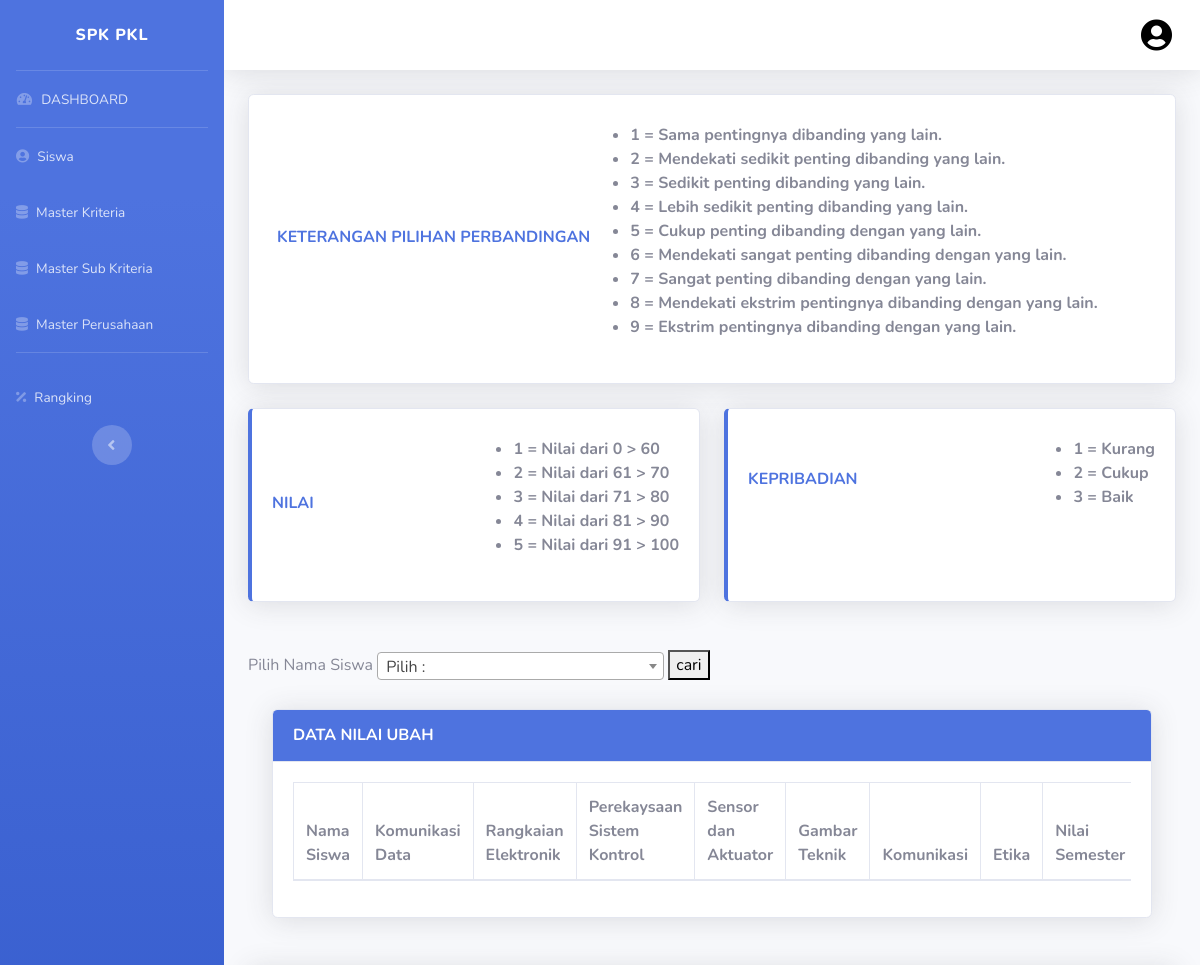
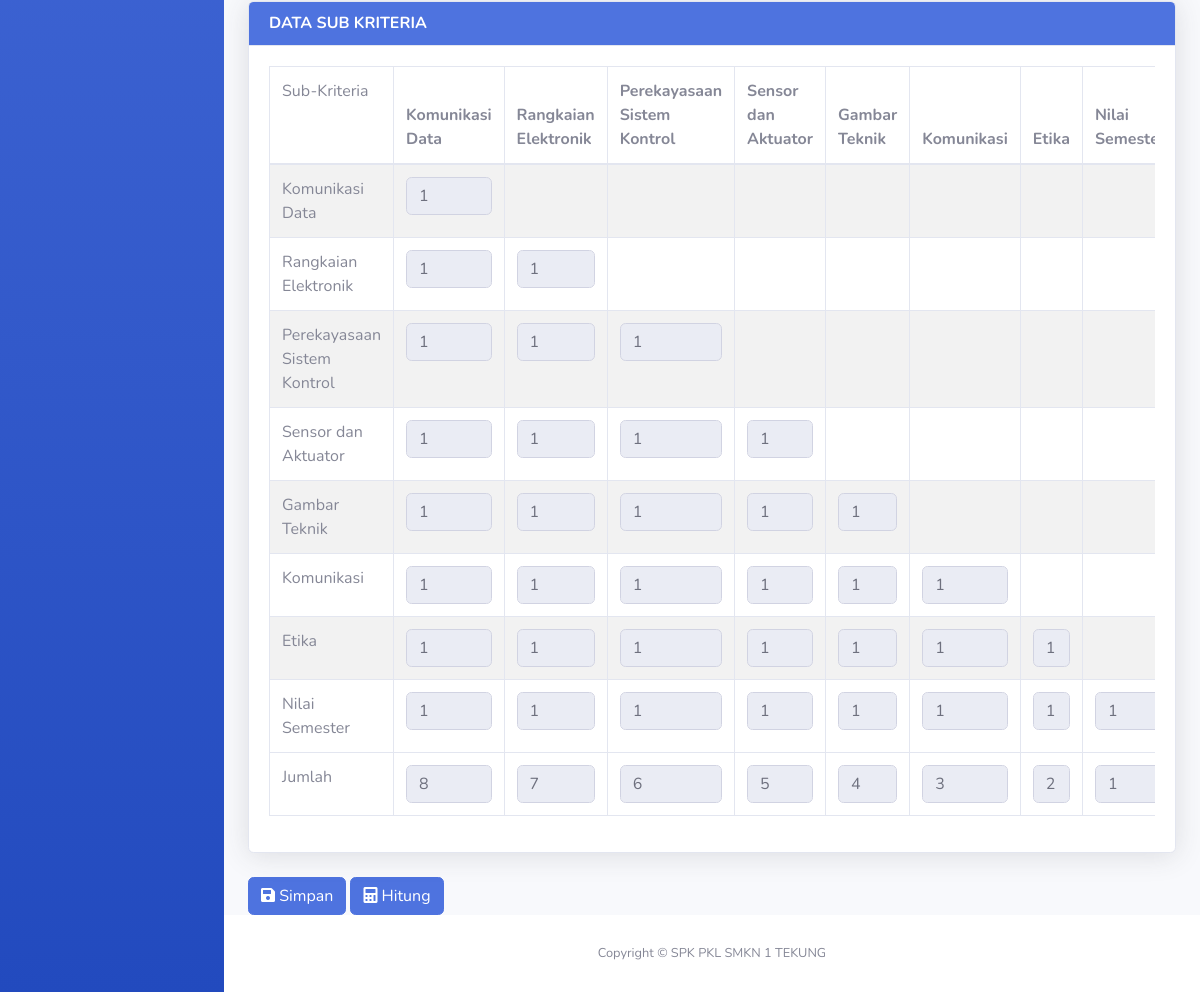
The app's page /index.php/admin/weight/SubCriteria with its own data (2 pictures, top to bottom).
### tables this page shows
CREATE TABLE `subcriteria` (
  `id` int(2) NOT NULL,
  `name` varchar(50) NOT NULL,
  `id_criteria` int(1) NOT NULL
);

### application/controllers/admin/Weight.php (called while the page is built, shortened)
<?php
class Weight extends CI_Controller
{
    public function __construct()
    {
        $this->load->model("M_User", "user");
        $this->load->model("M_Perusahaan", "company");
        $this->load->model("M_Subkriteria", "subcriteria");
        $this->load->model("M_Kriteria", "criteria");
        $this->load->model("M_ComparisonList", "cl");
        $this->load->model("M_Alternative", "alternative");
    }
    public function SubCriteria()
    {
        if (isset($_POST['id_siswa'])) {
            $id_siswa = $this->input->post('id_siswa');
            $data['siswa'] = $this->user->get_data($id_siswa);
        } else {
            $data['siswa'] = $this->user->get_data();
        }
        $data["content"] = "admin/subcriteria_weight";
        $data["th"] = $this->subcriteria->get_th();
        $data["tr"] = $this->subcriteria->get_th();
        $data["sum_row"] = $this->subcriteria->count_row();
        $data["cl"] = $this->cl->get_all();
        $this->load->view('partial/header', $data);
        $this->load->view('partial/sidebar', $data);
        $this->load->view('partial/navbar', $data);
        $this->load->view('admin/subcriteria_weight', $data);
        $this->load->view('partial/footer', $data);
        $this->load->view('partial/js', $data);
    }
}

### index.php (called while the page is built, shortened)
<?php
require_once BASEPATH.'core/CodeIgniter.php';

### application/models/M_Subkriteria.php (called while the page is built, shortened)
<?php
class M_Subkriteria extends CI_Model
{
    private $_table = 'subcriteria';
    public function get_th()
    {
        $this->db->select("id, name");
        $this->db->order_by("id ASC");
        return $this->db->get($this->_table)->result();
    }
}

### application/views/admin/subcriteria_weight.php (the view, shortened to what this page needs)
<div class="container-fluid">
    <div class="row">
        <div class="col-xl-12">
            <div class="card shadow h-100 py-2 px-2">
                <div class="card-body">
                    <div class="row no-gutters align-items-center">
                        <div class="text-md font-weight-bold text-primary text-uppercase mb-1">Keterangan Pilihan Perbandingan</div>
                        <ul>
                            <li><b>1 = Sama pentingnya dibanding yang lain.</b></li>
                            <li> <b>2 = Mendekati sedikit penting dibanding yang lain.</b></li>
                            <li><b>3 = Sedikit penting dibanding yang lain.</b></li>
                            <li><b>4 = Lebih sedikit penting dibanding yang lain.</b></li>
                            <li><b>5 = Cukup penting dibanding dengan yang lain.</b></li>
                            <li><b>6 = Mendekati sangat penting dibanding dengan yang lain.</b></li>
                            <li><b>7 = Sangat penting dibanding dengan yang lain.</b></li>
                            <li><b>8 = Mendekati ekstrim pentingnya dibanding dengan yang lain.</b></li>
                            <li><b>9 = Ekstrim pentingnya dibanding dengan yang lain.</b></li>
                        </ul>
                    </div>
                </div>
            </div>
        </div>
    </div>
    <div class="row">
        <div class="col-xl-6 col-md-6 mb-4 py-4">
            <div class="card border-left-primary shadow h-100 py-2">
                <div class="card-body">
                    <div class="row no-gutters align-items-center">
                        <div class="col mr-2">
                            <div class="text-md font-weight-bold text-primary text-uppercase mb-1">Nilai</div>
                        </div>
                        <ul>
                            <li><b>1 = Nilai dari 0 > 60</b></li>
                            <li><b>2 = Nilai dari 61 > 70</b></li>
                            <li><b>3 = Nilai dari 71 > 80</b></li>
                            <li><b>4 = Nilai dari 81 > 90</b></li>
                            <li><b>5 = Nilai dari 91 > 100</b></li>
                        </ul>
                    </div>
                </div>
            </div>
        </div>
        <div class="col-xl-6 col-md-6 mb-4 py-4">
            <div class="card border-left-primary shadow h-100 py-2">
                <div class="card-body">
                    <div class="row no-gutters align-items-center">
                        <div class="col mr-2">
                            <div class="text-md font-weight-bold text-primary text-uppercase mb-1">Kepribadian</div>
                        </div>
                        <ul>
                            <li><b>1 = Kurang</b></li>
                            <li><b>2 = Cukup</b></li>
                            <li><b>3 = Baik</b></li>
                        </ul>
                    </div>
                </div>
            </div>
        </div>
    </div>
    <div class="row">
        <form action="" method="post">
            <div class="col-xl-12">
                <label for="ExampleInputNama">Pilih Nama Siswa</label>
                <button type="submit">cari</button>
            </div>
        </form>
    </div>
    <div class="container-fluid py-4">
        <div class="card shadow mb-4">
            <div class="card-header bg-primary py-3">
                <h6 class="m-0 font-weight-bold text-white">DATA NILAI UBAH </h6>
            </div>
            <div class="card-body">
                <div class="table-responsive">
                    <table class="table table-bordered" id="example">
                        <thead>
                            <tr>
                                <th>Nama Siswa</th>
                                <th>Komunikasi Data</th>
                                <th>Rangkaian Elektronik</th>
                                <th>Perekaysaan Sistem Kontrol</th>
                                <th>Sensor dan Aktuator</th>
                                <th>Gambar Teknik</th>
                                <th>Komunikasi</th>
                                <th>Etika</th>
                                <th>Nilai Semester</th>
                            </tr>
                        </thead>
                    </table>
                </div>
            </div>
        </div>
    </div>
    <div class="card shadow mb-4">
        <div class="card-header bg-primary ">
            <h6 class="m-0 font-weight-bold text-white">DATA SUB KRITERIA</h6>
        </div>
        <div class="card-body">
            <form action="#" id="form_wcriteria">
                <div class="table-responsive">
                    <table id="example" class="table table-bordered table-striped">
                        <thead>
                            <tr>
                                <td>Sub-Kriteria</td>
                                <?php foreach ($th as $key) : ?>
                                    <th><?= $key->name ?></th>
                                <?php endforeach; ?>
                            </tr>
                        </thead>
                        <tbody>
                            <?php $id = 0;
                            foreach ($tr as $key) :
                                $id++; ?>
                                <tr>
                                    <td><?= $key->name; ?></td>
                                    <?php for ($i = 1; $i < $sum_row + 1; $i++) : ?>
                                        <?php if ($id < $i) : ?>
                                            <td>
                                            </td>
                                        <?php elseif ($id == $i) : ?>
                                            <td><input type="text" class="form-control kolom<?= $i ?>" id="<?= "x" . $i . "y" . $id  ?>" value="1" disabled></td>
                                        <?php else : ?>
                                            <td id="rValue">
                                                <input id="<?= "x" . $i . "y" . $id  ?>" class="form-control kolom<?= $i ?>" value="1" type="text" disabled>
                                            </td>
                                        <?php endif; ?>
                                    <?php endfor ?>
                                </tr>
                            <?php endforeach; ?>
                        <tfoot>
                            <tr>
                                <td>Jumlah</td>
                                <?php
                                for ($h = 1; $h <= $sum_row; $h++) {
                                ?>
                                    <td><input type="text" id="total<?= $h; ?>" class="form-control" value="" readonly /></td>
                                <?php
                                }
                                ?>
                            </tr>
                        </tfoot>
                        </tbody>
                    </table>
                </div>
        </div>
    </div>
    <button type="submit" id="tombol_submit" class="btn btn-primary" name="action"><i class="fa fa-save"></i> Simpan</button>
    <a class="btn btn-primary" style="color: #fff;" onclick="showmatrix()" style="margin-left: 2em;"><i class="fa fa-calculator"></i> Hitung</a>
</div>

### records on screen
subcriteria: name "Komunikasi Data"
subcriteria: name "Rangkaian Elektronik"
subcriteria: name "Perekayasaan Sistem Kontrol"
subcriteria: name "Sensor dan Aktuator"
subcriteria: name "Gambar Teknik"
subcriteria: name "Komunikasi"
subcriteria: name "Etika"
subcriteria: name "Nilai…", name "Nilai Semester"
